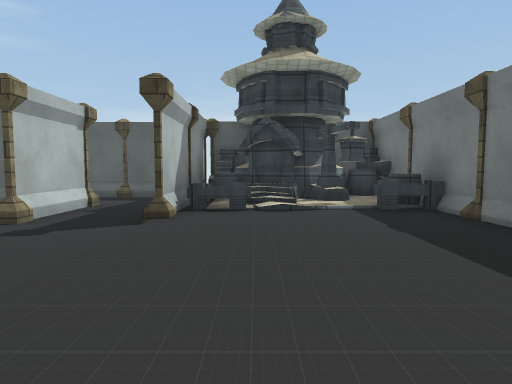
[1] (above)

18 first-person views from a walk through a scene from a Unity 3-D project. The camera is 1.3 m above the floor, tilts 4° down and sees 75° across. The floor is counted in squares, 2 m on a side. Each view is taken from the middle of a square. On the plan, view 1 faces up. The plan holds only what a view shows up to about 10 squares ahead; the rest is blank. The player character is not drawn. Some animated figures are not drawn. Some surface patterns are stand-ins.

[2]
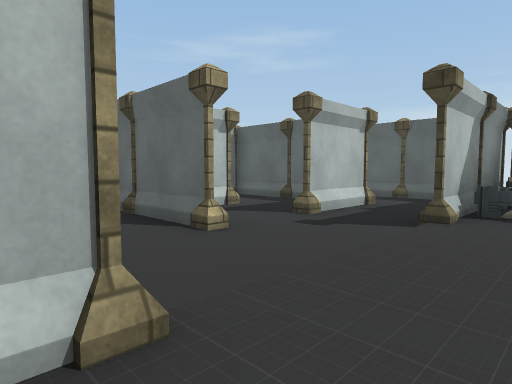

[3]
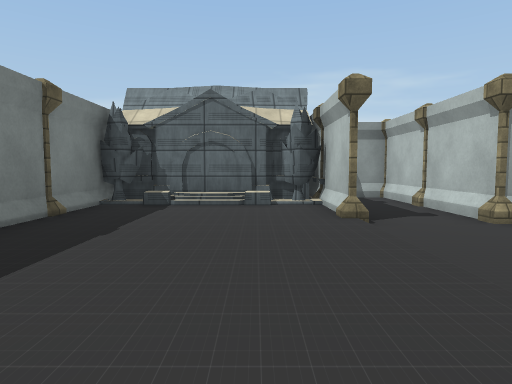

[4]
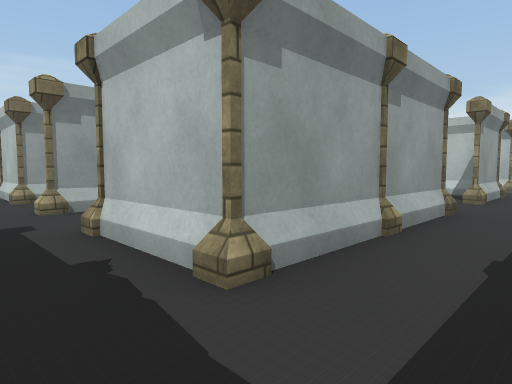

[5]
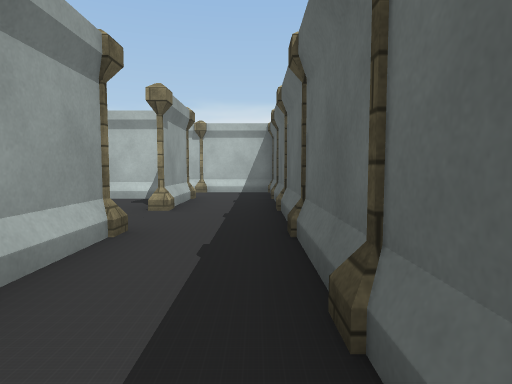

[6]
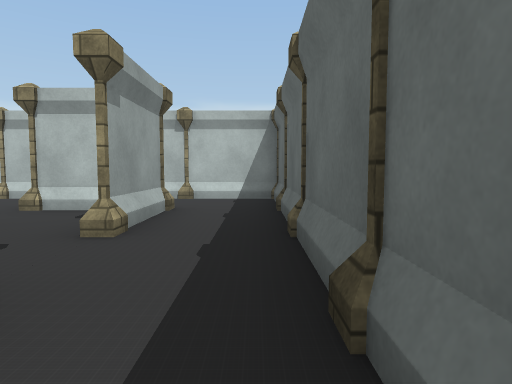

[7]
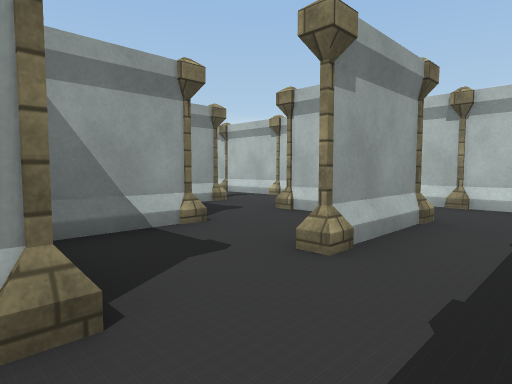

[8]
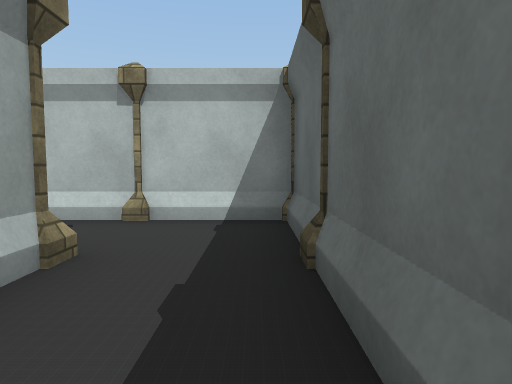

[9]
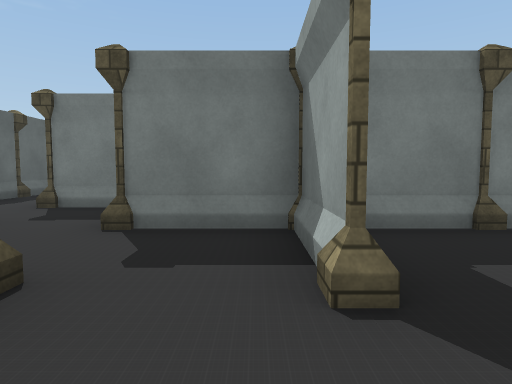

[10]
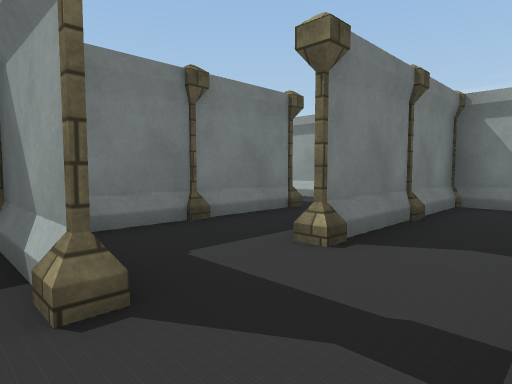

[11]
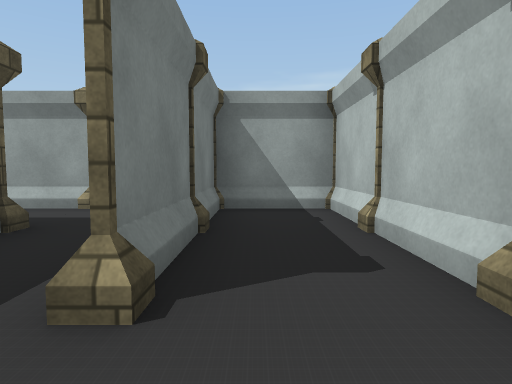

[12]
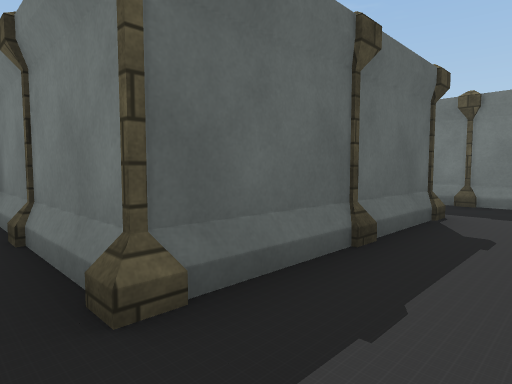

[13]
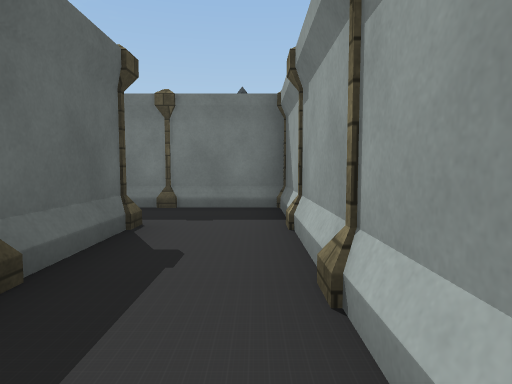

[14]
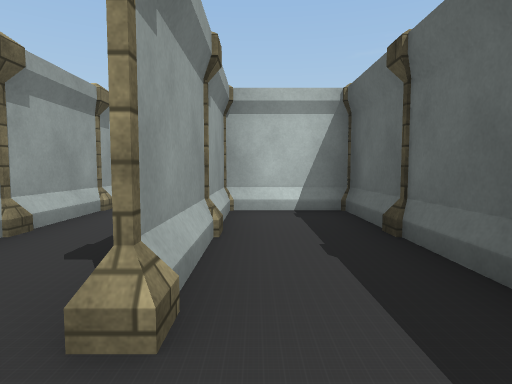

[15]
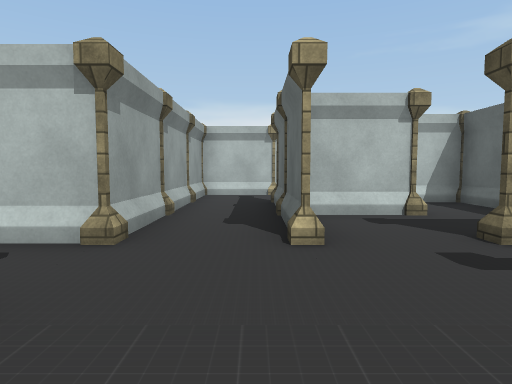

[16]
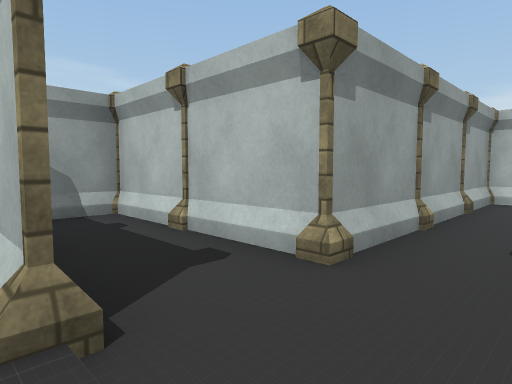

[17]
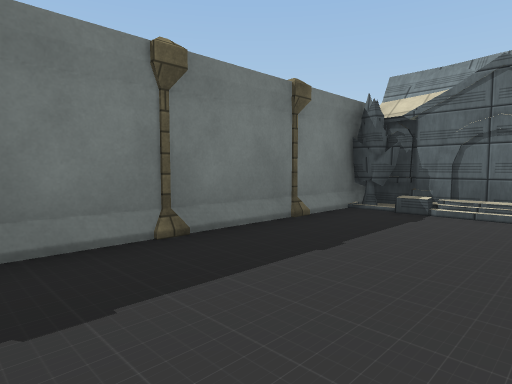

[18]
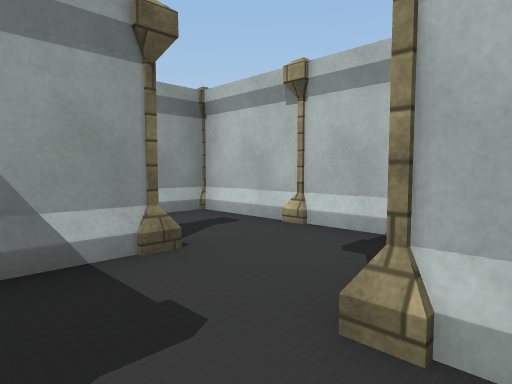

### Floor plan
Ten units are one square. View 1 is at (0, 0); x grows to the right and y downward. Boxes are objects, and circles mark ways between rooms. Rooms are numbered by the first view taken in them; rooms with no view inside come last. Other rooms are left out.
<svg viewBox="-140 -100 180 150">
<path fill="none" stroke="#000" d="M-13 4 -13 13 -7 10M-5 15 22 15 27 12M-33 -5 -33 5M-13 -55 -13 -46M12 17 17 17M24 12 29 12M-40 -25 -32 -25M20 17 29 17 29 -74M14 -62 11 -66M10 -65 -2 -69M-33 -55 -33 -45M-53 -45 -53 -28M-4 -52 -12 -52M27 -52 18 -52M-73 -52 -73 -65 -33 -65 -33 -55M-93 -45 -78 -45M-113 -61 -113 -45M-114 -65 -94 -65M-34 -85 -125 -85M-133 -82 -133 -52M-2 -69 -5 -78M-106 -25 -94 -25M-93 -4 -93 5 -93 -45M-133 -31 -133 -6M-84 -5 -94 -5M-93 15 -84 15M-58 -5 -84 -5M-65 15 -54 15M-84 15 -75 15M-92 -5 -33 -5M-52 15 -93 15 -93 5 -93 15M-33 15 -33 25M-93 -36 -93 -4M-34 -25 -64 -25M-105 35 -22 35M-33 35 -33 7M-54 -65 -73 -65 -73 -45M-125 35 -105 35M-113 35 -113 -5M-133 -6 -133 31M-33 25 -33 35M-33 5 -33 15"/>
<rect x="-35" y="-15" width="10" height="10" fill="#bbb"><title>other object</title></rect>
<rect x="-35" y="-25" width="10" height="10" fill="#bbb"><title>other object</title></rect>
<rect x="-35" y="-45" width="10" height="10" fill="#bbb"><title>other object</title></rect>
<rect x="-15" y="-5" width="10" height="10" fill="#bbb"><title>other object</title></rect>
<rect x="-15" y="-45" width="10" height="10" fill="#bbb"><title>other object</title></rect>
<rect x="25" y="-5" width="10" height="10" fill="#bbb"><title>other object</title></rect>
<rect x="25" y="-25" width="10" height="10" fill="#bbb"><title>other object</title></rect>
<rect x="25" y="-45" width="10" height="10" fill="#bbb"><title>other object</title></rect>
<rect x="-135" y="-65" width="10" height="10" fill="#bbb"><title>other object</title></rect>
<rect x="-135" y="-95" width="10" height="10" fill="#bbb"><title>other object</title></rect>
<rect x="-115" y="-75" width="10" height="10" fill="#bbb"><title>other object</title></rect>
<rect x="-115" y="-95" width="10" height="10" fill="#bbb"><title>other object</title></rect>
<rect x="-95" y="-55" width="10" height="10" fill="#bbb"><title>other object</title></rect>
<rect x="-95" y="-65" width="10" height="10" fill="#bbb"><title>other object</title></rect>
<rect x="-95" y="-95" width="10" height="10" fill="#bbb"><title>other object</title></rect>
<rect x="-75" y="-75" width="10" height="10" fill="#bbb"><title>other object</title></rect>
<rect x="-75" y="-95" width="10" height="10" fill="#bbb"><title>other object</title></rect>
<rect x="-55" y="-65" width="10" height="10" fill="#bbb"><title>other object</title></rect>
<rect x="-55" y="-95" width="10" height="10" fill="#bbb"><title>other object</title></rect>
<rect x="-35" y="-75" width="10" height="10" fill="#bbb"><title>other object</title></rect>
<rect x="-35" y="-95" width="10" height="10" fill="#bbb"><title>other object</title></rect>
<rect x="-15" y="-65" width="10" height="10" fill="#bbb"><title>other object</title></rect>
<rect x="-15" y="-85" width="10" height="10" fill="#bbb"><title>other object</title></rect>
<rect x="-15" y="-95" width="10" height="10" fill="#bbb"><title>other object</title></rect>
<rect x="-135" y="-25" width="10" height="10" fill="#bbb"><title>other object</title></rect>
<rect x="-115" y="-15" width="10" height="10" fill="#bbb"><title>other object</title></rect>
<rect x="-115" y="-25" width="10" height="10" fill="#bbb"><title>other object</title></rect>
<rect x="-115" y="-45" width="10" height="10" fill="#bbb"><title>other object</title></rect>
<rect x="-95" y="-5" width="10" height="10" fill="#bbb"><title>other object</title></rect>
<rect x="-95" y="35" width="10" height="10" fill="#bbb"><title>other object</title></rect>
<rect x="-95" y="15" width="10" height="10" fill="#bbb"><title>other object</title></rect>
<rect x="-95" y="-25" width="10" height="10" fill="#bbb"><title>other object</title></rect>
<rect x="-75" y="35" width="10" height="10" fill="#bbb"><title>other object</title></rect>
<rect x="-75" y="15" width="10" height="10" fill="#bbb"><title>other object</title></rect>
<rect x="-75" y="-5" width="10" height="10" fill="#bbb"><title>other object</title></rect>
<rect x="-75" y="-25" width="10" height="10" fill="#bbb"><title>other object</title></rect>
<rect x="-75" y="-45" width="10" height="10" fill="#bbb"><title>other object</title></rect>
<rect x="-55" y="35" width="10" height="10" fill="#bbb"><title>other object</title></rect>
<rect x="-55" y="15" width="10" height="10" fill="#bbb"><title>other object</title></rect>
<rect x="-55" y="-5" width="10" height="10" fill="#bbb"><title>other object</title></rect>
<rect x="-55" y="-25" width="10" height="10" fill="#bbb"><title>other object</title></rect>
<rect x="-55" y="-55" width="10" height="10" fill="#bbb"><title>other object</title></rect>
<rect x="-35" y="15" width="10" height="10" fill="#bbb"><title>other object</title></rect>
<rect x="-135" y="35" width="10" height="10" fill="#bbb"><title>other object</title></rect>
<rect x="-135" y="15" width="10" height="10" fill="#bbb"><title>other object</title></rect>
<rect x="-135" y="-5" width="10" height="10" fill="#bbb"><title>other object</title></rect>
<rect x="-115" y="15" width="10" height="10" fill="#bbb"><title>other object</title></rect>
<rect x="-15" y="15" width="10" height="10" fill="#bbb"><title>other object</title></rect>
<circle cx="-20" cy="-60" r="3" fill="#2a7"/>
<circle cx="-40" cy="-10" r="3" fill="#2a7"/>
<circle cx="-40" cy="-50" r="3" fill="#2a7"/>
<circle cx="-20" cy="10" r="3" fill="#2a7"/>
<circle cx="-115" cy="-40" r="3" fill="#2a7"/>
<circle cx="-100" cy="0" r="3" fill="#2a7"/>
<circle cx="-125" cy="5" r="3" fill="#2a7"/>
<text x="0" y="-20">1</text>
<text x="-80" y="-70">2</text>
<text x="-110" y="-20">3</text>
<text x="-70" y="0">4</text>
<text x="-120" y="20">5</text>
<text x="-20" y="20">6</text>
</svg>
Room 1 opens to room 2. Room 1 opens to room 4. Room 1 opens to room 6. Room 2 opens to room 3. Room 3 opens to room 4. Room 3 opens to room 5.

Where each view was taken, in squares from view 1:
view 1: 0 up, 0 right, facing up
view 2: 0 up, 0 right, facing up-left
view 3: 5 up, 0 right, facing down
view 4: 8 up, 2 left, facing down-left
view 5: 8 up, 4 left, facing left
view 6: 8 up, 6 left, facing left
view 7: 8 up, 7 left, facing down-left
view 8: 8 up, 9 left, facing left
view 9: 3 up, 13 left, facing right
view 10: 3 up, 13 left, facing down-right
view 11: 2 up, 12 left, facing down
view 12: 3 down, 10 left, facing up-right
view 13: 3 down, 9 left, facing right
view 14: 1 down, 4 left, facing left
view 15: 2 up, 0 right, facing left
view 16: 2 up, 1 left, facing down-left
view 17: 4 up, 0 right, facing down-right
view 18: 5 up, 6 left, facing down-left
